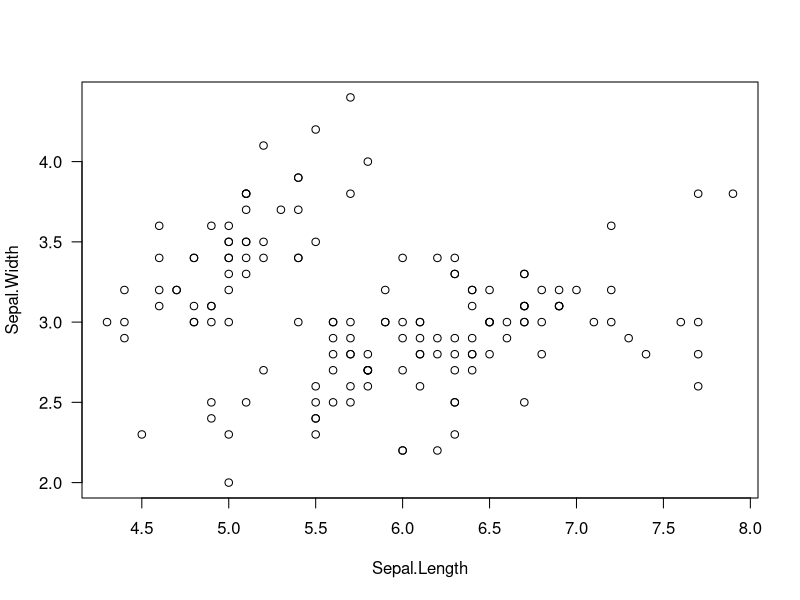

Write R code to recreate this figure.
# Wed Feb 19 11:13:00 2020 ------------------------------

data(iris)

head(iris)

plot(Sepal.Width ~ Sepal.Length, data = iris, las = 1)
